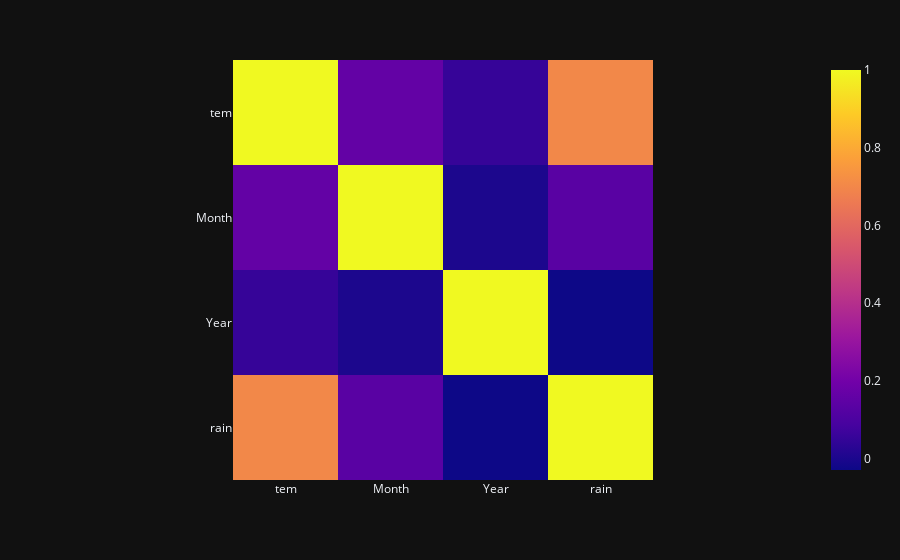

Here is the notebook cell this chart was saved with:
### Markdown cell above
###Corellation between rain and temparature

### Code cell
corr = df.corr(method ='pearson')
fig = px.imshow(corr)
fig.show()

### Figure 1 — Plotly figure (JSON) as saved in the notebook; plotly's stock layout.template omitted (floating-point values rounded to 4 significant figures)
{"data": [{"coloraxis": "coloraxis", "name": "0", "x": ["tem", "Month", "Year", "rain"], "y": ["tem", "Month", "Year", "rain"], "z": [[1, 0.1609, 0.05392, 0.7017], [0.1609, 1, 4.062e-17, 0.1356], [0.05392, 4.062e-17, 1, -0.02934], [0.7017, 0.1356, -0.02934, 1]], "type": "heatmap", "xaxis": "x", "yaxis": "y", "hovertemplate": "x: %{x}<br>y: %{y}<br>color: %{z}<extra></extra>"}], "layout": {"xaxis": {"anchor": "y", "domain": [0, 1], "scaleanchor": "y", "constrain": "domain"}, "yaxis": {"anchor": "x", "domain": [0, 1], "autorange": "reversed", "constrain": "domain"}, "coloraxis": {"colorscale": [[0, "#0d0887"], [0.1111, "#46039f"], [0.2222, "#7201a8"], [0.3333, "#9c179e"], [0.4444, "#bd3786"], [0.5556, "#d8576b"], [0.6667, "#ed7953"], [0.7778, "#fb9f3a"], [0.8889, "#fdca26"], [1, "#f0f921"]]}, "margin": {"t": 60}}}
